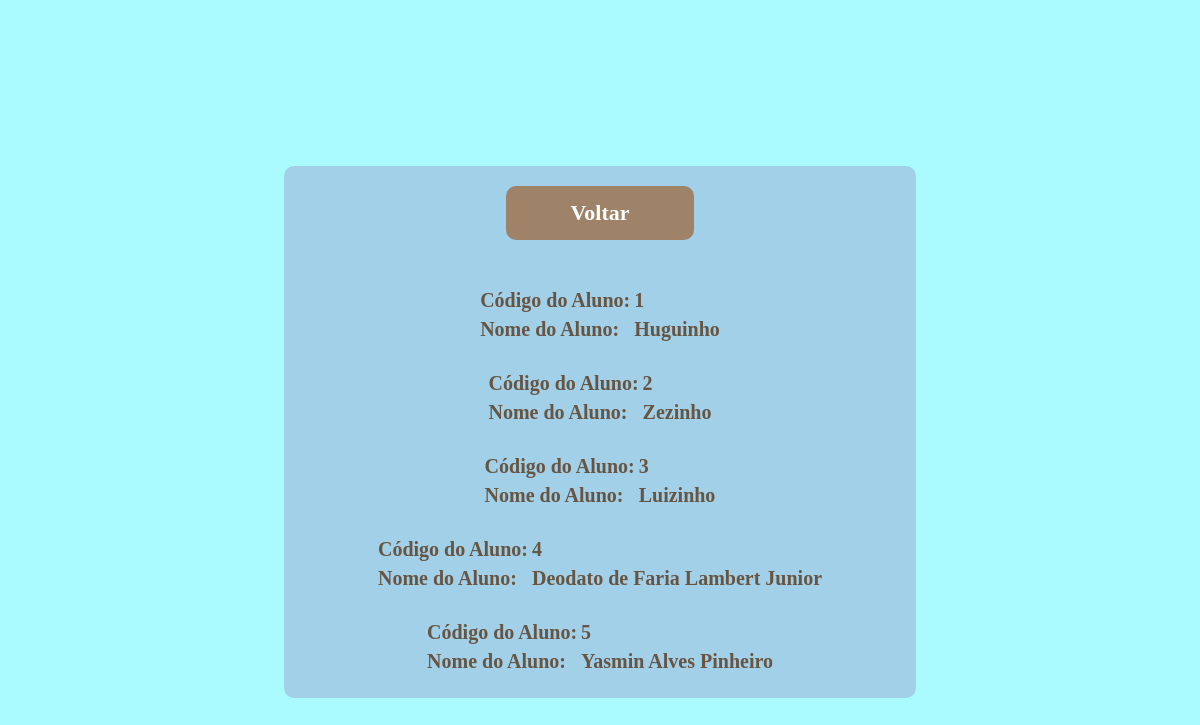
The page /conAluno.php on the database its author committed.
### tables this page shows
CREATE TABLE `tbaluno` (
  `ra` int(11) NOT NULL,
  `nomeAluno` varchar(100) DEFAULT NULL
);

### conAluno.php (the view, shortened to what this page needs)
<!DOCTYPE html>
<html>
<head>
	<link rel="stylesheet" type="text/css" href="estilo.css">
</head>
<body>
		<center>
		<div class="div1">
			<a href="index.php" class="links">Voltar</a>
			<br/><br/>
	<?php
            require_once('conn.php');
        	$sql=mysqli_query($conn,"SELECT * FROM tbaluno");
        	while($linha=mysqli_fetch_array($sql))
        	{
        	$ra=$linha['ra'];
        	$nome=$linha['nomeAluno'];
        	echo "<table><tr><td>Código do Aluno: </td><td>$ra</td><tr>";
        	echo "<tr><td>Nome do Aluno: </td><td>$nome</td><tr> <br>";
        	}
        	?>
        </div>
    	</center>
</body>
</html>

### estilo.css (style rules this page uses)
body { background-color: #aafbff; font-size: 20px; color: #665543; font-family: Comic Sans; font-weight: bold; }
.links:link, .links:visited { font-weight: bold; font-size: 22px; width: 25%; color: #FFFFFF; border-radius: 10px; background-color: #9E8368; text-decoration: none; padding: 14px 20px; display: inline-block; }
.div1 { margin-top: 14%; width: 50%; border-radius: 10px; background-color:#a3d0e9; padding: 20px; }

### rows shown on the page
tbaluno: ra "1", nomeAluno "Huguinho"
tbaluno: ra "2", nomeAluno "Zezinho"
tbaluno: ra "3", nomeAluno "Luizinho"
tbaluno: ra "4", nomeAluno "Deodato de Faria Lambert Junior"
tbaluno: ra "5", nomeAluno "Yasmin Alves Pinheiro"
